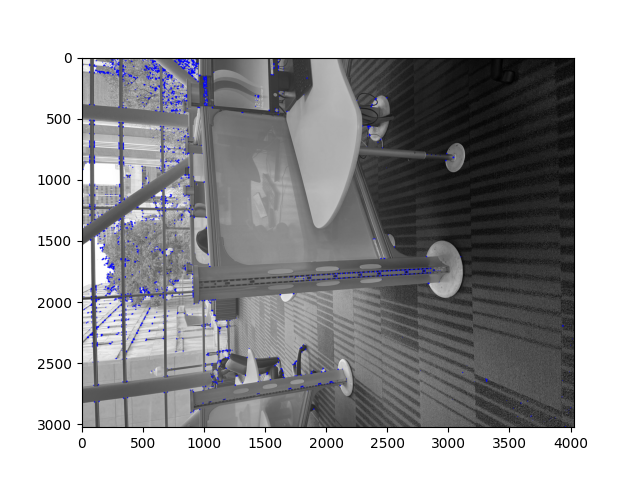
#> input picture Hw2/Question 1/Za 1.png, 640 x 480 px
$ python 'No HOMO.py'
#> lines starting #> are read from the running program, lines starting #| are printed output that depends on the picture
import cv2
import numpy as np
import matplotlib.pyplot as plt

src_points = np.array([[447,274],[191,294],[194,110],[382,117],[298,175] ])
dest_points = np.array([[429,386],[192,416],[369,205],[174,213],[284,304]])


h, status = cv2.findHomography(src_points, dest_points)
print(h)
im_src = cv2.imread('Za 1.png')
#> im_src is the input picture: shape (480, 640, 3); mean B, G, R 164.1, 162.3, 162.3
im_dst = cv2.imread('Za 2.png')
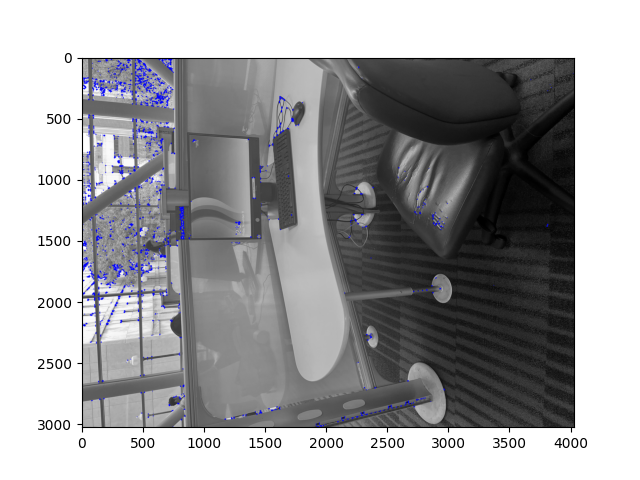
#> input picture Hw2/Question 1/Za 2.png, 640 x 480 px
#> im_dst is the input picture: shape (480, 640, 3); mean B, G, R 161.8, 159.8, 159.8

im_out = cv2.warpPerspective(im_src, h, (im_dst.shape[1],im_dst.shape[0]))
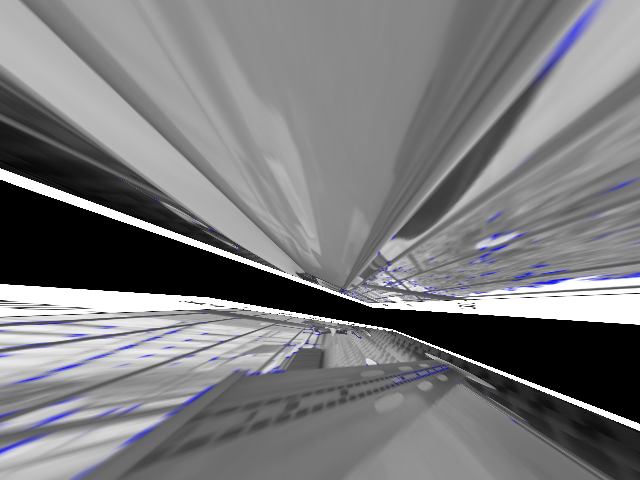
#> im_out: shape (480, 640, 3); mean B, G, R 124.3, 122.3, 122.3

cv2.imshow("Warped_Source_Image", im_out)
plt.imshow(im_out)
plt.show()

#Coordinates for Left
# 447   274
# 191   294
# 194   110
# 382   117
# 298   175

#Coordinates for Middle
# 429   386
# 192   416
# 369   205
# 174   213
# 284   304
